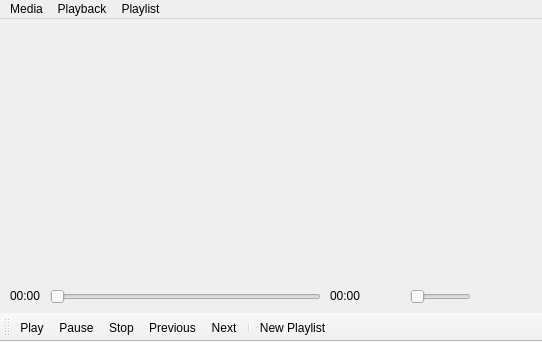
<?xml version="1.0" encoding="UTF-8"?>
<ui version="4.0">
 <class>MainWindow</class>
 <widget class="QMainWindow" name="MainWindow">
  <property name="geometry">
   <rect>
    <x>0</x>
    <y>0</y>
    <width>542</width>
    <height>342</height>
   </rect>
  </property>
  <property name="windowTitle">
   <string>MainWindow</string>
  </property>
  <widget class="QWidget" name="centralWidget">
   <widget class="QLabel" name="label_pic">
    <property name="geometry">
     <rect>
      <x>20</x>
      <y>20</y>
      <width>471</width>
      <height>231</height>
     </rect>
    </property>
    <property name="text">
     <string/>
    </property>
   </widget>
   <widget class="QLabel" name="label">
    <property name="geometry">
     <rect>
      <x>10</x>
      <y>270</y>
      <width>47</width>
      <height>13</height>
     </rect>
    </property>
    <property name="text">
     <string>00:00</string>
    </property>
   </widget>
   <widget class="QLabel" name="label_duration">
    <property name="geometry">
     <rect>
      <x>330</x>
      <y>270</y>
      <width>47</width>
      <height>13</height>
     </rect>
    </property>
    <property name="text">
     <string>00:00</string>
    </property>
   </widget>
   <widget class="QSlider" name="horizontalSlider_2">
    <property name="geometry">
     <rect>
      <x>50</x>
      <y>270</y>
      <width>271</width>
      <height>16</height>
     </rect>
    </property>
    <property name="orientation">
     <enum>Qt::Horizontal</enum>
    </property>
   </widget>
   <widget class="QLabel" name="label_volume">
    <property name="geometry">
     <rect>
      <x>480</x>
      <y>266</y>
      <width>41</width>
      <height>16</height>
     </rect>
    </property>
    <property name="text">
     <string/>
    </property>
   </widget>
   <widget class="QSlider" name="horizontalSlider_volume">
    <property name="geometry">
     <rect>
      <x>410</x>
      <y>270</y>
      <width>61</width>
      <height>16</height>
     </rect>
    </property>
    <property name="orientation">
     <enum>Qt::Horizontal</enum>
    </property>
   </widget>
  </widget>
  <widget class="QMenuBar" name="menuBar">
   <property name="geometry">
    <rect>
     <x>0</x>
     <y>0</y>
     <width>542</width>
     <height>21</height>
    </rect>
   </property>
   <widget class="QMenu" name="menuFile">
    <property name="title">
     <string>Media</string>
    </property>
    <addaction name="actionOpen"/>
   </widget>
   <widget class="QMenu" name="menuPlayback">
    <property name="title">
     <string>Playback</string>
    </property>
    <addaction name="actionPlay"/>
    <addaction name="actionPause"/>
    <addaction name="actionStop"/>
    <addaction name="actionNext"/>
    <addaction name="actionPrevious"/>
   </widget>
   <widget class="QMenu" name="menuPlaylist">
    <property name="title">
     <string>Playlist</string>
    </property>
    <addaction name="actionNew_Playlist"/>
   </widget>
   <addaction name="menuFile"/>
   <addaction name="menuPlayback"/>
   <addaction name="menuPlaylist"/>
  </widget>
  <widget class="QToolBar" name="mainToolBar">
   <property name="sizePolicy">
    <sizepolicy hsizetype="Preferred" vsizetype="Fixed">
     <horstretch>0</horstretch>
     <verstretch>0</verstretch>
    </sizepolicy>
   </property>
   <attribute name="toolBarArea">
    <enum>BottomToolBarArea</enum>
   </attribute>
   <attribute name="toolBarBreak">
    <bool>false</bool>
   </attribute>
   <addaction name="actionPlay"/>
   <addaction name="actionPause"/>
   <addaction name="actionStop"/>
   <addaction name="actionPrevious"/>
   <addaction name="actionNext"/>
   <addaction name="separator"/>
   <addaction name="actionNew_Playlist"/>
  </widget>
  <action name="actionOpen">
   <property name="text">
    <string>Open</string>
   </property>
  </action>
  <action name="actionPause">
   <property name="icon">
    <iconset resource="resources.qrc">
     <normaloff>:/resources/pics/pause.png</normaloff>:/resources/pics/pause.png</iconset>
   </property>
   <property name="text">
    <string>Pause</string>
   </property>
  </action>
  <action name="actionStop">
   <property name="icon">
    <iconset resource="resources.qrc">
     <normaloff>:/resources/pics/stop.png</normaloff>:/resources/pics/stop.png</iconset>
   </property>
   <property name="text">
    <string>Stop</string>
   </property>
  </action>
  <action name="actionPrevious">
   <property name="icon">
    <iconset resource="resources.qrc">
     <normaloff>:/resources/pics/prev.png</normaloff>:/resources/pics/prev.png</iconset>
   </property>
   <property name="text">
    <string>Previous</string>
   </property>
  </action>
  <action name="actionPlay">
   <property name="icon">
    <iconset resource="resources.qrc">
     <normaloff>:/resources/pics/play.png</normaloff>:/resources/pics/play.png</iconset>
   </property>
   <property name="text">
    <string>Play</string>
   </property>
  </action>
  <action name="actionNext">
   <property name="icon">
    <iconset resource="resources.qrc">
     <normaloff>:/resources/pics/next.png</normaloff>:/resources/pics/next.png</iconset>
   </property>
   <property name="text">
    <string>Next</string>
   </property>
  </action>
  <action name="actionNew_Playlist">
   <property name="icon">
    <iconset resource="resources.qrc">
     <normaloff>:/resources/pics/playlist.png</normaloff>:/resources/pics/playlist.png</iconset>
   </property>
   <property name="text">
    <string>New Playlist</string>
   </property>
  </action>
 </widget>
 <layoutdefault spacing="6" margin="11"/>
 <resources>
  <include location="resources.qrc"/>
 </resources>
 <connections/>
</ui>
